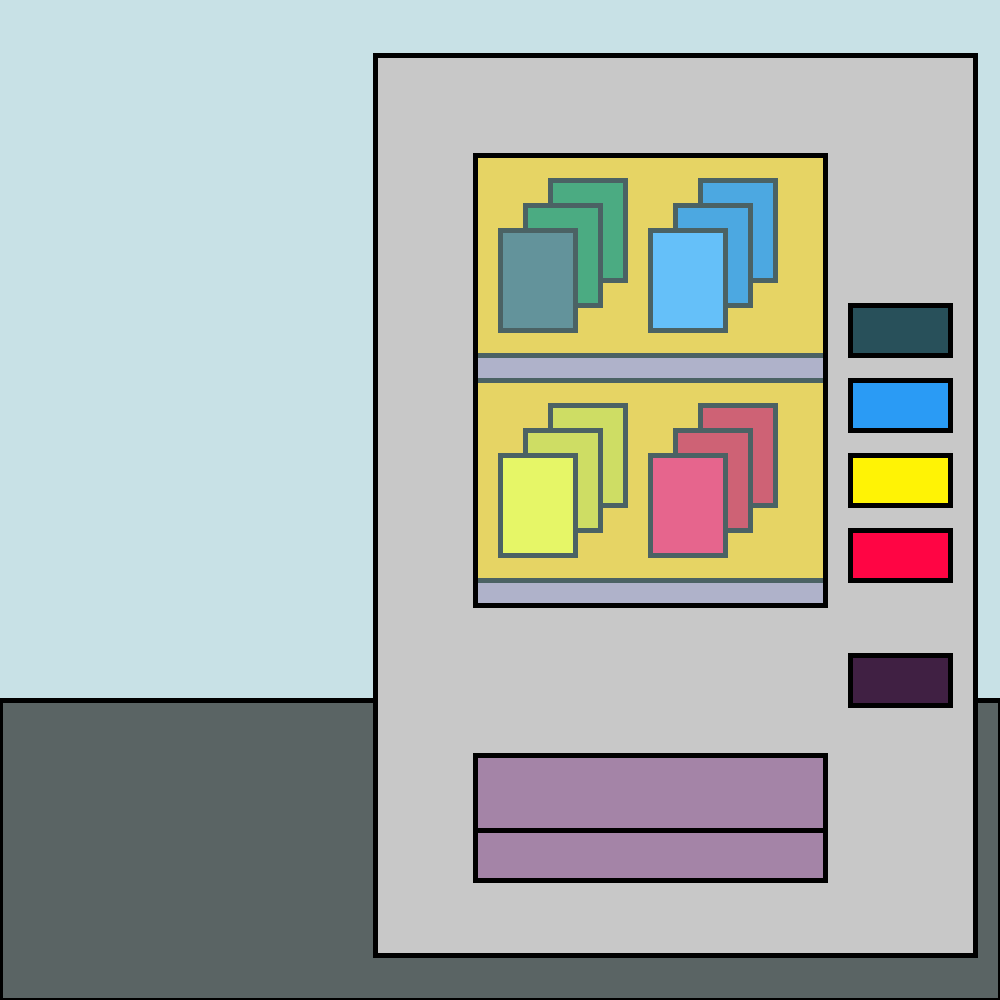
Frame 1 (no input)
Frame 60 (the mouse pressed at the canvas centre just before this capture): identical to frame 1, image omitted
Frame 120 (the mouse held since frame 60 and released just before this capture): identical to frame 1, image omitted

The Processing sketch that drew this single still picture (run headless with seeded random() and noise(); from frame 60 on, the mouse is pressed at the canvas centre):

// Processing sketch: vending_machine_solution
// ── vending_machine_solution.pde
//These are some constants we're using. The convention is to
//name them in capital letters so you know they're constant
//and their values won't change (be assigned new values)
color GREEN = color(40,80, 90);
color DARK_GREEN = color(0, 120, 50);
color BLUE = color(42, 155, 245);
color DARK_BLUE = color(2, 115, 205);
color YELLOW = color(255, 243, 5);
color DARK_YELLOW = color(215, 203, 0);
color RED = color(255, 5, 68);
color DARK_RED = color(215, 0, 28);
color INSIDE = color(255, 188, 0); //orange
color SHELF = color(164, 132, 167); //purple-grey
color OUTSIDE = color(200); //grey
float CAN_SPAWN_X = 250; //x value of spawn point for cans
float CAN_SPAWN_Y = 750; //and y value

//declare some buttons
Button greenButton;
Button blueButton;
Button yellowButton;
Button redButton;
Button refillButton;

//declare some cans
Can greenCan1 = null;
Can greenCan2 = null;
Can greenCan3 = null;
Can blueCan1 = null;
Can blueCan2 = null;
Can blueCan3 = null;
Can yellowCan1 = null;
Can yellowCan2 = null;
Can yellowCan3 = null;
Can redCan1 = null;
Can redCan2 = null;
Can redCan3 = null;

//declare some timer variables
float timerMinValue = 50; //min and max length timer will run for
float timerMaxValue = 100;
float timerValue = 0; //increments when timer is running
float timerTarget = random(timerMinValue, timerMaxValue); //timer stops when it reaches this value
boolean timeIsUp = false; //timer is finished

//declare a position offset for the entire vending machine for shaking it
float xPosition = 375;
float yPosition = 55;
float xOffset = 0;
float yOffset = 0;

void setup() {
  //set the canvas and stroke weight
  size(1000, 1000);
  strokeWeight(5);

  //instantiate some button objects so we can use them
  greenButton = new Button(xPosition + 475, yPosition + 250, 100, 50, GREEN);
  blueButton = new Button(xPosition + xOffset + 475, yPosition + yOffset + 325, 100, 50, BLUE);
  yellowButton = new Button(xPosition + xOffset + 475, yPosition + yOffset + 400, 100, 50, YELLOW);
  redButton = new Button(xPosition + xOffset + 475, yPosition + yOffset + 475, 100, 50,  RED);
  refillButton = new Button(xPosition + xOffset + 475, yPosition + yOffset + 600, 100, 50, SHELF);

  //we're not going to instantiate the can objects till they're vended
}


void draw() {
  //draw the background
  background(200, 225, 230); //the sky
  fill(90, 100, 100); //grey-green
  rect(0, 700, 1000, 300);
  
  //draw the back of the vending machine
  fill(OUTSIDE); //grey
  rect(xPosition + xOffset + 0, yPosition + yOffset + 0, 600, 900); //the cabinet
  fill(SHELF);
  rect(xPosition + xOffset + 100, yPosition + yOffset + 700, 350, 75); //the can chute
  rect(xPosition + xOffset + 100, yPosition + yOffset + 775, 350, 50);
  fill(INSIDE); //orange
  rect(xPosition + xOffset + 100, yPosition + yOffset + 100, 350, 450); //the back of the cabinet
  fill(SHELF);
  rect(xPosition + xOffset + 100, yPosition + yOffset + 300, 350, 25); //shelves
  rect(xPosition + xOffset + 100, yPosition + yOffset + 525, 350, 25);

  //draw stock in the vending machine
  //we're not using else ifs because we want all true statements
  //to execute, not just the first true statement

  //draw the green cans
  if (greenCan1 == null && greenCan2 == null && greenCan3 == null) {
    //draw the third can on the shelf
    fill(DARK_GREEN); //make this darker
    rect(xPosition + xOffset + 175, yPosition + yOffset + 125, 75, 100);
  }
  if (greenCan2 == null && greenCan3 == null) {
    //draw the second can on the shelf
    fill(DARK_GREEN); //make this darker
    rect(xPosition + xOffset + 150, yPosition + yOffset + 150, 75, 100);
  }
  if (greenCan3 == null) {
    //draw the first can on the shelf
    fill(GREEN);
    rect(xPosition + xOffset + 125, yPosition + yOffset + 175, 75, 100);
  }

  //draw the blue cans
  if (blueCan1 == null && blueCan2 == null && blueCan3 == null) {
    //draw the third can on the shelf
    fill(DARK_BLUE); //make this darker
    rect(xPosition + xOffset + 325, yPosition + yOffset + 125, 75, 100);
  }
  if (blueCan2 == null && blueCan3 == null) {
    //draw the second can on the shelf
    fill(DARK_BLUE); //make this darker
    rect(xPosition + xOffset + 300, yPosition + yOffset + 150, 75, 100);
  }
  if (blueCan3 == null) {
    //draw the first can on the shelf
    fill(BLUE);
    rect(xPosition + xOffset + 275, yPosition + yOffset + 175, 75, 100);
  }

  //draw the yellow cans
  if (yellowCan1 == null && yellowCan2 == null && yellowCan3 == null) {
    //draw the third can on the shelf
    fill(DARK_YELLOW); //make this darker
    rect(xPosition + xOffset + 175, yPosition + yOffset + 350, 75, 100);
  }
  if (yellowCan2 == null && yellowCan3 == null) {
    //draw the second can on the shelf
    fill(DARK_YELLOW); //make this darker
    rect(xPosition + xOffset + 150, yPosition + yOffset + 375, 75, 100);
  }
  if (yellowCan3 == null) {
    //draw the first can on the shelf
    fill(YELLOW);
    rect(xPosition + xOffset + 125, yPosition + yOffset + 400, 75, 100);
  }

  //draw the red cans
  if (redCan1 == null && redCan2 == null && redCan3 == null) {
    //draw the third can on the shelf
    fill(DARK_RED); //make this darker
    rect(xPosition + xOffset + 325, yPosition + yOffset + 350, 75, 100);
  }
  if (redCan2 == null && redCan3 == null) {
    //draw the second can on the shelf
    fill(DARK_RED); //make this darker
    rect(xPosition + xOffset + 300, yPosition + yOffset + 375, 75, 100);
  }
  if (redCan3 == null) {
    //draw the first can on the shelf
    fill(RED);
    rect(xPosition + xOffset + 275, yPosition + yOffset + 400, 75, 100);
  }

  //draw the front of the vending machine
  //a glass reflections effect.
  fill(190, 250, 255, 100); //transparent light blue
  rect(xPosition + xOffset + 100, yPosition + yOffset + 100, 350, 450);

  //draw the buttons, based on whether there is stock left
  //if any can is null (not yet spawned) this will evaluate to true for stock left
  greenButton.show(greenCan1 == null || greenCan2 == null || greenCan3 == null, xOffset, yOffset);
  blueButton.show(blueCan1 == null || blueCan2 == null || blueCan3 == null, xOffset, yOffset);
  yellowButton.show(yellowCan1 == null || yellowCan2 == null || yellowCan3 == null, xOffset, yOffset);
  redButton.show(redCan1 == null || redCan2 == null || redCan3 == null, xOffset, yOffset);
  //if any of the 1st cans are null (not yet spawned) this will evaluate to false
  //because we don't need to allow refilling stock till some has been vended
  refillButton.show(greenCan1 != null || blueCan1 != null || yellowCan1 != null || redCan1 != null, xOffset, yOffset);

  //update and show cans
  if (greenCan1 != null) {
    greenCan1.update();
    greenCan1.show();
  }
  if (greenCan2 != null) {
    greenCan2.update();
    greenCan2.show();
  }
  if (greenCan3 != null) {
    greenCan3.update();
    greenCan3.show();
  }

  if (blueCan1 != null) {
    blueCan1.update();
    blueCan1.show();
  }
  if (blueCan2 != null) {
    blueCan2.update();
    blueCan2.show();
  }
  if (blueCan3 != null) {
    blueCan3.update();
    blueCan3.show();
  }

  if (yellowCan1 != null) {
    yellowCan1.update();
    yellowCan1.show();
  }
  if (yellowCan2 != null) {
    yellowCan2.update();
    yellowCan2.show();
  }
  if (yellowCan3 != null) {
    yellowCan3.update();
    yellowCan3.show();
  }

  if (redCan1 != null) {
    redCan1.update();
    redCan1.show();
  }
  if (redCan2 != null) {
    redCan2.update();
    redCan2.show();
  }
  if (redCan3 != null) {
    redCan3.update();
    redCan3.show();
  }
  
  //if the timer is up, spawn some cans as if the vending machine has been shaken
  if(timeIsUp) {
    if (greenCan1 == null) {
      greenCan1 = new Can(xPosition + xOffset + CAN_SPAWN_X, yPosition + yOffset + CAN_SPAWN_Y, GREEN);
    } else if (greenCan2 == null) {
      greenCan2 = new Can(xPosition + xOffset + CAN_SPAWN_X, yPosition + yOffset + CAN_SPAWN_Y, GREEN);
    } else if (greenCan3 == null) {
      greenCan3 = new Can(xPosition + xOffset + CAN_SPAWN_X, yPosition + yOffset + CAN_SPAWN_Y, GREEN);
    }
    if (blueCan1 == null) {
      blueCan1 = new Can(xPosition + xOffset + CAN_SPAWN_X, yPosition + yOffset + CAN_SPAWN_Y, BLUE);
    } else if (blueCan2 == null) {
      blueCan2 = new Can(xPosition + xOffset + CAN_SPAWN_X, yPosition + yOffset + CAN_SPAWN_Y, BLUE);
    } else if (blueCan3 == null) {
      blueCan3 = new Can(xPosition + xOffset + CAN_SPAWN_X, yPosition + yOffset + CAN_SPAWN_Y, BLUE);
    }
    if (yellowCan1 == null) {
      yellowCan1 = new Can(xPosition + xOffset + CAN_SPAWN_X, yPosition + yOffset + CAN_SPAWN_Y, YELLOW);
    } else if (yellowCan2 == null) {
      yellowCan2 = new Can(xPosition + xOffset + CAN_SPAWN_X, yPosition + yOffset + CAN_SPAWN_Y, YELLOW);
    } else if (yellowCan3 == null) {
      yellowCan3 = new Can(xPosition + xOffset + CAN_SPAWN_X, yPosition + yOffset + CAN_SPAWN_Y, YELLOW);
    }
    if (redCan1 == null) {
      redCan1 = new Can(xPosition + xOffset + CAN_SPAWN_X, yPosition + yOffset + CAN_SPAWN_Y, RED);
    } else if (redCan2 == null) {
      redCan2 = new Can(xPosition + xOffset + CAN_SPAWN_X, yPosition + yOffset + CAN_SPAWN_Y, RED);
    } else if (redCan3 == null) {
      redCan3 = new Can(xPosition + xOffset + CAN_SPAWN_X, yPosition + yOffset + CAN_SPAWN_Y, RED);
    }
  }
  
}


//see if the mouse is over any buttons when pressed. If so, instantiate
//a new can object with the same color as the button's color
void mousePressed() {
  if (greenButton.mouseIsOver()) {
    if (greenCan1 == null) {
      greenCan1 = new Can(xPosition + xOffset + CAN_SPAWN_X, yPosition + yOffset + CAN_SPAWN_Y, GREEN);
    } else if (greenCan2 == null) {
      greenCan2 = new Can(xPosition + xOffset + CAN_SPAWN_X, yPosition + yOffset + CAN_SPAWN_Y, GREEN);
    } else if (greenCan3 == null) {
      greenCan3 = new Can(xPosition + xOffset + CAN_SPAWN_X, yPosition + yOffset + CAN_SPAWN_Y, GREEN);
    }
  }

  if (blueButton.mouseIsOver()) {
    if (blueCan1 == null) {
      blueCan1 = new Can(xPosition + xOffset + CAN_SPAWN_X, yPosition + yOffset + CAN_SPAWN_Y, BLUE);
    } else if (blueCan2 == null) {
      blueCan2 = new Can(xPosition + xOffset + CAN_SPAWN_X, yPosition + yOffset + CAN_SPAWN_Y, BLUE);
    } else if (blueCan3 == null) {
      blueCan3 = new Can(xPosition + xOffset + CAN_SPAWN_X, yPosition + yOffset + CAN_SPAWN_Y, BLUE);
    }
  }

  if (yellowButton.mouseIsOver()) {
    if (yellowCan1 == null) {
      yellowCan1 = new Can(xPosition + xOffset + CAN_SPAWN_X, yPosition + yOffset + CAN_SPAWN_Y, YELLOW);
    } else if (yellowCan2 == null) {
      yellowCan2 = new Can(xPosition + xOffset + CAN_SPAWN_X, yPosition + yOffset + CAN_SPAWN_Y, YELLOW);
    } else if (yellowCan3 == null) {
      yellowCan3 = new Can(xPosition + xOffset + CAN_SPAWN_X, yPosition + yOffset + CAN_SPAWN_Y, YELLOW);
    }
  }

  if (redButton.mouseIsOver()) {
    if (redCan1 == null) {
      redCan1 = new Can(xPosition + xOffset + CAN_SPAWN_X, yPosition + yOffset + CAN_SPAWN_Y, RED);
    } else if (redCan2 == null) {
      redCan2 = new Can(xPosition + xOffset + CAN_SPAWN_X, yPosition + yOffset + CAN_SPAWN_Y, RED);
    } else if (redCan3 == null) {
      redCan3 = new Can(xPosition + xOffset + CAN_SPAWN_X, yPosition + yOffset + CAN_SPAWN_Y, RED);
    }
  }

  //for the refil button, we'll reset the stock levels instead
  if (refillButton.mouseIsOver()) {
    //reset the stock
    greenCan1 = null;
    greenCan2 = null;
    greenCan3 = null;
    blueCan1 = null;
    blueCan2 = null;
    blueCan3 = null;
    yellowCan1 = null;
    yellowCan2 = null;
    yellowCan3 = null;
    redCan1 = null;
    redCan2 = null;
    redCan3 = null;
  }
}

void keyPressed(){
  //shake the vending machine
  xOffset = random(-2, 2);
  yOffset = random(-2, 2);
  timerValue = timerValue +1;
  if(timerValue >= timerTarget) {
    timeIsUp = true;
  }
  //println("Timer value: " + timerValue + " target: " + timerTarget + " " + timeIsUp);
}

void keyReleased(){
  //reset the timer when the key is released
  timeIsUp = false;
  timerValue = 0;
  timerTarget = random(timerMinValue, timerMaxValue);
}

// ── button.pde
//a class for making button objects
class Button {
  float xPosition; 
  float yPosition;
  float w;
  float h;
  color normal;
  color mouseOver;
  color mouseDown;
  color disabled;
  int key;

  //the constructor
  Button(float tempX, float tempY, float tempW, float tempH, color tempColor) {
    xPosition = tempX;
    yPosition = tempY;
    w = tempW;
    h = tempH;
    normal = tempColor;

    //this is some scary-looking code which is just getting hold of the
    //R, G, B, and A channels of our color, because the primitive type
    //color doesn't have r, g, b, a properties you can address directly
    //we're using bitshifting to grab the 4 bytes of the color
    int r = (tempColor >> 16) & 0xFF; //bitshift ">>" to get the red channel
    int g = (tempColor >> 8) & 0xFF;  //bitshift ">>" to get the green channel
    int b = tempColor & 0xFF;         //bitshift ">>" to get the blue channel
    //we're doing this so we can add white/brightness to whatvever
    //color the button has been set, for our mouseOver effect
    mouseOver = color(r + 100, g + 100, b + 100);
    mouseDown = color(r + 150, g + 150, b + 150);
    disabled = color(r - 100, g - 100, b - 100);
  }

  //a function to draw the button
  void show(boolean isEnabled, float xOffset, float yOffset) {
    //choose a color: if there's no stock left, make it dark and ignore mouseOver
    //if there's stock left, set the color based on mouse interaction
    if (!isEnabled) {
      fill(disabled);
    } else {
      //set the color based on mouse position and click
      if (mouseIsOver()) {
        if (mousePressed) {
          fill(mouseDown);
        } else {
          fill(mouseOver);
        }
      } else {
        fill(normal);
      }
    }
    rect(xPosition + xOffset, yPosition + yOffset, w, h);
  }


  //a function the check if the mouse is currently over this button
  //returns true if the mouse is over the button
  //returns false if the mouse is not over the button
  boolean mouseIsOver() {
    return (mouseX > xPosition && mouseX < xPosition + w && mouseY > yPosition && mouseY < yPosition + h);
  }
}

// ── can.pde
//this is a class for making cans of pop objects
class Can {
  float newFloat = 12; //sourcetree
  float xPosition; //the position of our can in x
  float yPosition; //and y
  float xSpeed; //the speed of our can in x
  float ySpeed; //and y
  color canColor; //the color of our can
  float w = 95; //the width of the can
  float h = 55; //the height of the can

  //the contructor
  Can(float x, float y, color col) {
    xPosition = x;
    yPosition = y;
    //initialise speed to something random but up and to the left of
    //the vending machine, so it makes a nice arc as if flies
    xSpeed = random(-10, -1);
    ySpeed = random(-10, -1);
    canColor = col;
  }

  //move the can, apply gravity
  void update() {
    xPosition = xPosition + xSpeed;
    ySpeed = ySpeed + 0.5; //apply gravity to the y speed
    yPosition = yPosition + ySpeed;
  }

  //draw the can
  void show() {
    fill(canColor); //set the color to our can's color
    rect(xPosition, yPosition, w, h); //draw at the can's position, can's width and height
  }

  //checks if the can position is on the screen.
  //returns true if it is, false if its not.
  //(does not account for the width or height of the can)
  boolean isOnScreen() {
    return (xPosition > 0 && xPosition < width && yPosition > 0 && yPosition < height);
  }
}
